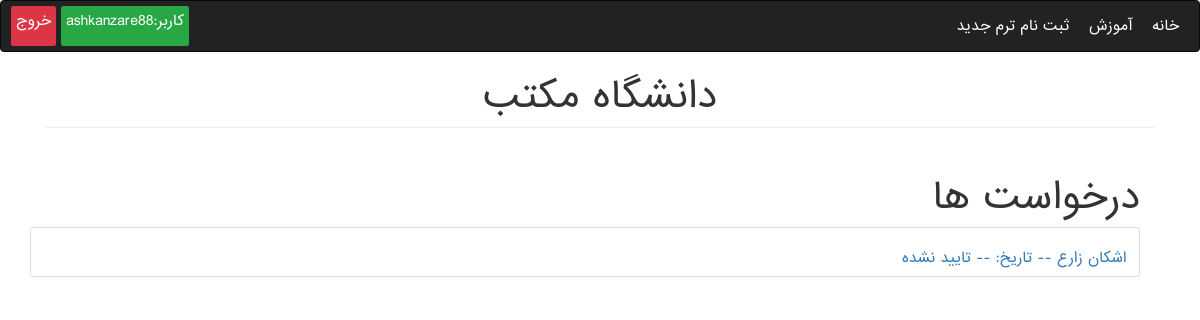
/Education/requests/ (signed in), run on an earlier commit of the app's database.
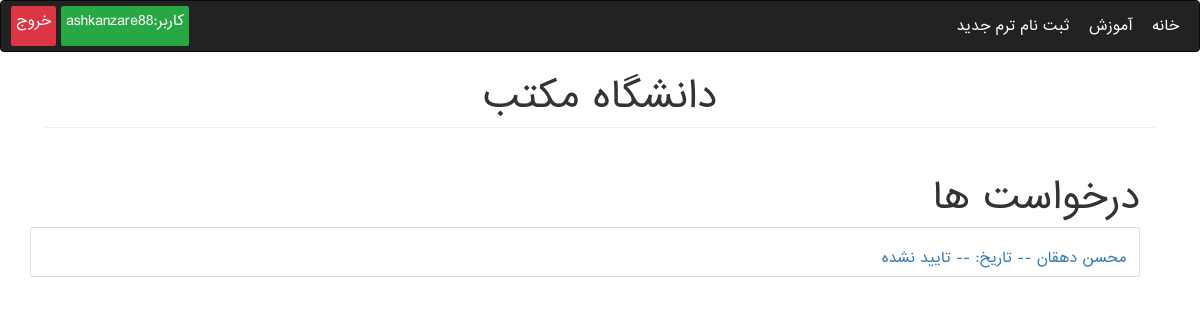
And on a later commit of the database.
### Education/models.py (models this page shows, shortened)
class Person(models.Model):
    user = models.OneToOneField(User, on_delete=models.CASCADE, null=True, blank=True, verbose_name=USERNAME)
    first_name = models.CharField(max_length=200, verbose_name=FIRST_NAME)
    last_name = models.CharField(max_length=200, verbose_name=LAST_NAME)
    birthday = models.DateField(verbose_name=BIRTHDAY)
    address = models.TextField(verbose_name=ADDRESS)
    personal_id = models.CharField(max_length=200, unique=True, blank=True, null=True, verbose_name=PERSONAL_ID)
    email = models.EmailField(verbose_name=EMAIL)
    phone = models.CharField(blank=True, null=True, max_length=200, verbose_name=PHONE)
    image = models.ImageField(upload_to='users_images', blank=True, null=True, verbose_name=PHOTO)
    entry_date = models.DateField(null=True, blank=True, default=django.utils.timezone.now, verbose_name=ENTRY_DATE)
    register_date = models.DateField(null=True, blank=True, default=django.utils.timezone.now,
                                     verbose_name=REGISTER_DATE)

class Student(Person):
    study_field = models.OneToOneField(StudyField, on_delete=models.CASCADE, null=True, blank=True,
                                       verbose_name=STUDY_FIELD)
    registration_confirmation = models.BooleanField(default=False, verbose_name=REGISTER_CONFIRM)
    max_units = models.PositiveIntegerField(default=24, verbose_name=MAX_UNITS)
    class Meta:
        permissions = [('can_write_blog', 'Can Write Blog')]

class Person(models.Model):
    user = models.OneToOneField(User, on_delete=models.CASCADE, null=True, blank=True, verbose_name=USERNAME)
    first_name = models.CharField(max_length=200, verbose_name=FIRST_NAME)
    last_name = models.CharField(max_length=200, verbose_name=LAST_NAME)
    birthday = models.DateField(verbose_name=BIRTHDAY)
    address = models.TextField(verbose_name=ADDRESS)
    personal_id = models.CharField(max_length=200, unique=True, blank=True, null=True, verbose_name=PERSONAL_ID)
    email = models.EmailField(verbose_name=EMAIL)
    phone = models.CharField(blank=True, null=True, max_length=200, verbose_name=PHONE)
    image = models.ImageField(upload_to='users_images', blank=True, null=True, verbose_name=PHOTO)
    entry_date = models.DateField(null=True, blank=True, default=django.utils.timezone.now, verbose_name=ENTRY_DATE)
    register_date = models.DateField(null=True, blank=True, default=django.utils.timezone.now,
                                     verbose_name=REGISTER_DATE)

### Education/views.py (the view)
# urls.py: path('requests/', StudentRequestsView.as_view(), name='std_requests'),
class StudentRequestsView(generic.ListView):
    template_name = 'Education/educate/stds_requests.html'
    queryset = Student.objects.filter(registration_confirmation=False)

### Education/templatetags/education_extras.py (called while the page is built)
@register.filter(name='en_to_fa')
def en_to_fa(text):
    fa_numbers = ['۰', '۱', '۲', '۳', '۴', '۵', '۶', '۷', '۸', '۹']
    text_list = list(str(text))
    for i in range(len(text_list)):
        if text_list[i].isnumeric():
            text_list[i] = fa_numbers[int(text_list[i])]
    return ''.join(text_list)

@register.filter(name='convert_date')
def convert_date(date):
    j_date = jdatetime.date.fromgregorian(day=date.day, month=date.month, year=date.year)
    month = j_date.j_months_fa[j_date.month - 1]
    return f"{en_to_fa(j_date.day)} {month} {en_to_fa(j_date.year)}"

### templates/Education/educate/stds_requests.html (shortened to what this page needs)
{% extends 'Education/base.html' %}
{% load education_extras %}
{% block content %}
<div class="container mt-5">
        <div class="text-right"><h1>درخواست ها</h1></div>
        {% if object_list %}
            {% for request in object_list %}
                <div class="card text-right">
                    <a href="{% url 'Education:edit' 'requests' request.id  %}">
                          <div class="card-body">
                              <div class="card-title">
                                <h5 class="float-right">{{ request.first_name }} {{ request.last_name }} -- تاریخ: {{ request.register_date|convert_date }} -- تایید نشده</h5>
                              </div>
                          </div>
                    </a>
                </div>
            {% endfor %}
        {% else %}
            <div class="text-center opacity-50 mt-5">
                <h4 class="text-secondary"><i>بدون درخواست</i></h4>
            </div>
        {% endif %}
</div>
{% endblock %}

What changed in the data, as far as the page shows it:
no longer on this page (row edited): Student: first_name "اشکان", last_name "زارع"
added Student: first_name "محسن", last_name "دهقان"
